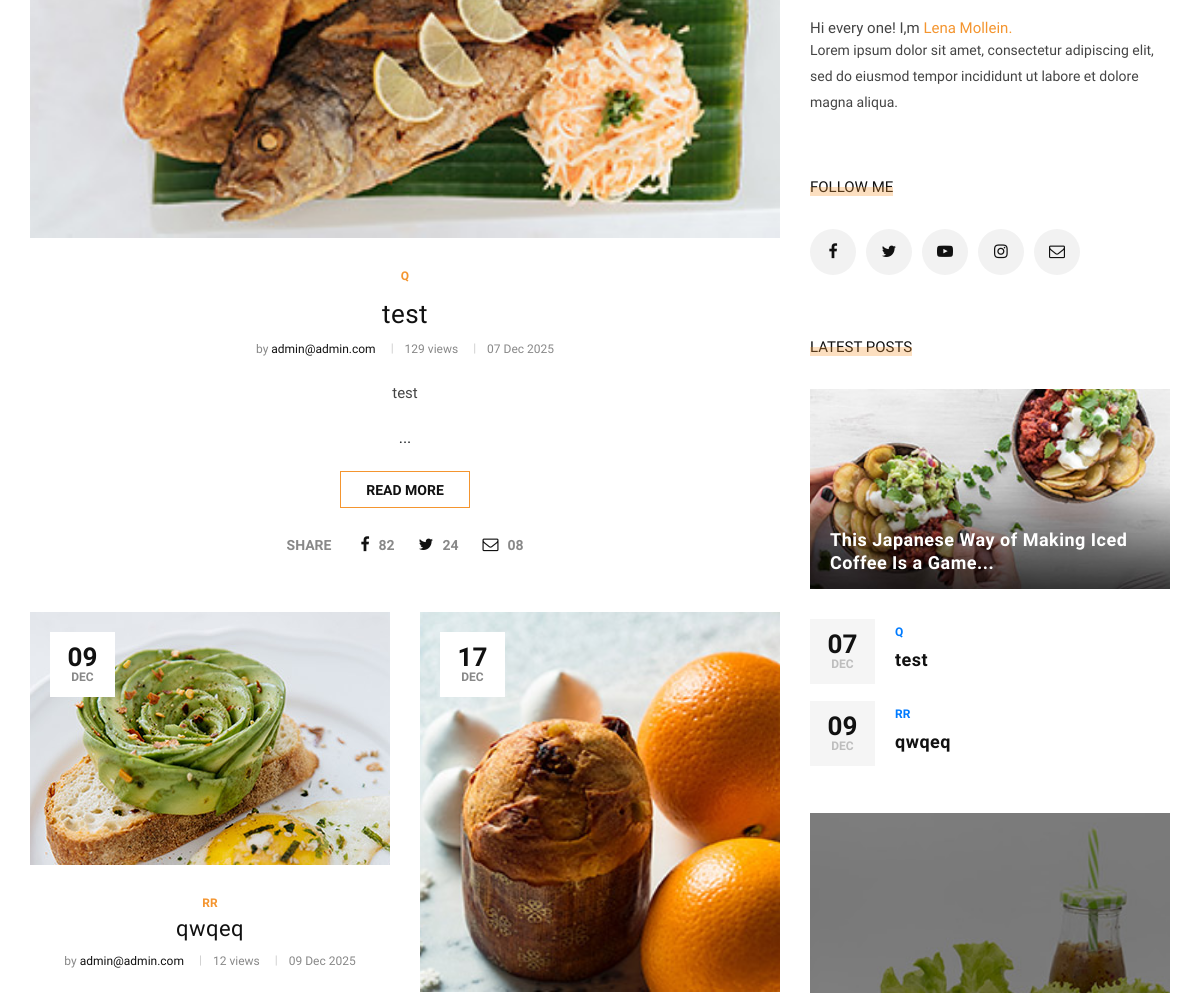
Before: /website/ (middle part) with the older database file.
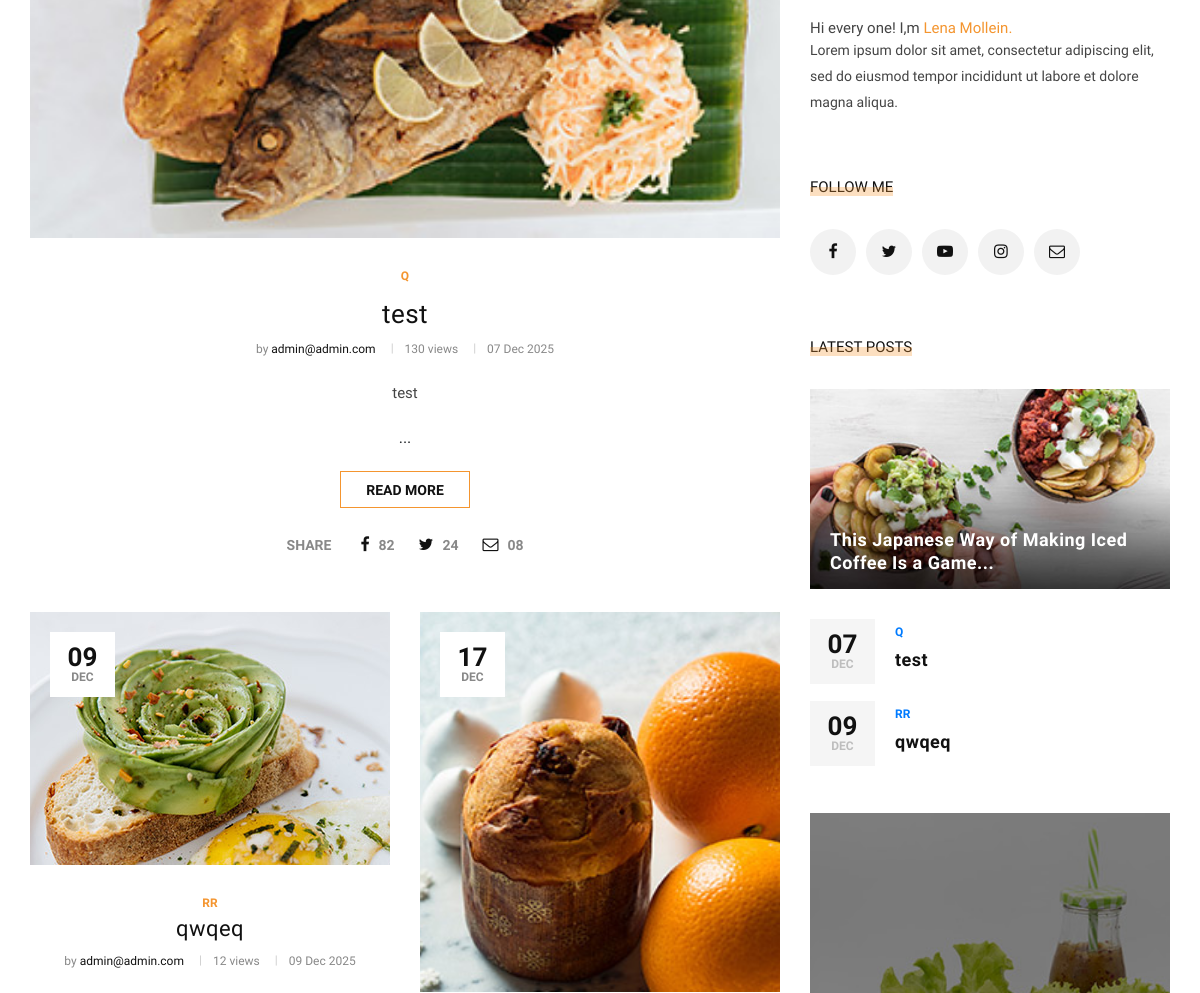
After: the same page with the newer database file.
### blog/models.py (models this page shows, shortened)
class Post(models.Model):
    image = models.ImageField(upload_to="blog/", default="blog/default.jpg")
    author = models.ForeignKey("accounts.Profile", on_delete=models.SET_NULL, null=True)
    title = models.CharField(max_length=255)
    content = models.TextField()
    tags = TaggableManager()
    category = models.ManyToManyField(Category)
    counted_views = models.IntegerField(default=0)
    status = models.BooleanField(default=False)
    login_require = models.BooleanField(default=False)
    published_date = models.DateTimeField(auto_now_add=True)
    created_date = models.DateTimeField(auto_now_add=True)
    updated_date = models.DateTimeField(auto_now=True)
    class Meta:
        ordering = ["id"]

### accounts/models.py (models this page shows, shortened)
class Profile(models.Model):
    user = models.ForeignKey(User, on_delete=models.CASCADE)
    first_name = models.CharField(max_length=250)
    last_name = models.CharField(max_length=250)
    image = models.ImageField(upload_to="profile_images/", blank=True, null=True)
    description = models.TextField()
    created_date = models.DateTimeField(auto_now_add=True)
    updated_date = models.DateTimeField(auto_now=True)
    def __str__(self):
        return self.user.email

class User(AbstractBaseUser, PermissionsMixin):
    email = models.EmailField(max_length=255, unique=True)
    is_staff = models.BooleanField(default=False)
    is_active = models.BooleanField(default=True)
    is_superuser = models.BooleanField(default=False)
    is_verified = models.BooleanField(default=False)
    created_date = models.DateTimeField(auto_now_add=True)
    updated_date = models.DateTimeField(auto_now=True)
    USERNAME_FIELD = "email"
    REQUIRED_FIELDS = []
    objects = UserManager()

### website/views.py (the view)
# urls.py: path("", IndexView.as_view(), name="index"),
class IndexView(TemplateView):
    template_name = "website/index2.html"

### blog/models.py (called while the page is built)
    def __str__(self):
        return self.name

### blog/templatetags/blog_tags.py (called while the page is built)
@register.inclusion_tag("blog/blog_latestposts.html")
def latestposts():
    posts = Post.objects.filter(published_date__lte=timezone.now(), status=1).order_by(
        "published_date"
    )[:2]
    return {"posts": posts}

@register.inclusion_tag("blog/blog_postcategories.html")
def postcategories():
    posts = Post.objects.filter(published_date__lte=timezone.now(), status=1)
    categories = Category.objects.all()
    cat_dict = {}
    for name in categories:
        cat_dict[name] = posts.filter(category=name).count()
    return {"categories": cat_dict}

### website/templatetags/website_tags.py (called while the page is built)
@register.filter
def snippet(value, arg):
    return value[:arg]

@register.inclusion_tag("website/website-latestposts.html")
def latestposts2():
    posts = Post.objects.filter(published_date__lte=timezone.now(), status=1).order_by(
        "published_date"
    )[:6]
    return {"posts": posts}

### templates/website/index2.html (shortened to what this page needs)
{% extends 'base2.html' %}
{% load static %}
{% load website_tags %}
{% load blog_tags %}
{% block content %}
    <section class="categories spad">
        <div class="categories__post">
            <div class="container">
                <div class="row">
                    <div class="col-lg-8 col-md-8">
                        {% latestposts2 %}
                    </div>
                    <div class="col-lg-4 col-md-4">
                        <div class="sidebar__item">
                            {%include 'blog/blog_writer.html'%}
                            <div class="sidebar__follow__item">
                                <div class="sidebar__item__title">
                                    <h6>Follow me</h6>
                                </div>
                                <div class="sidebar__item__follow__links">
                                    <a href="#"><i class="fa fa-facebook"></i></a>
                                    <a href="#"><i class="fa fa-twitter"></i></a>
                                    <a href="#"><i class="fa fa-youtube-play"></i></a>
                                    <a href="#"><i class="fa fa-instagram"></i></a>
                                    <a href="#"><i class="fa fa-envelope-o"></i></a>
                                </div>
                            </div>
                            {% latestposts %}
                            <div class="sidebar__item__banner">
                                <img src="{% static "template2/img/sidebar/banner.jpg" %}" alt="">
                            </div>
                        </div>
                    </div>
                </div>
            </div>
        </div>
    </section>
{% endblock %}

### templates/website/website-latestposts.html (shortened to what this page needs)
{% load static %}
{% load website_tags %}
{% if posts.0 %}
<div class="categories__post__item categories__post__item--large">
    <div class="categories__post__item__pic set-bg"
        data-setbg="{{posts.0.image.url}}">
    </div>
    <div class="categories__post__item__text">
        <ul class="post__label--large">
            {% for cat in posts.0.category.all %}
            <li>
                {{cat.name}}
            </li>
            {% endfor %}
        </ul>
        <h3><a href="{% url "blog:blog_single" pid=posts.0.id %}">{{posts.0.title}}</a></h3>
        <ul class="post__widget">
            <li>by <span>{{posts.0.author}}</span></li>
            <li>{{posts.0.counted_views}} views</li>
            <li>{{posts.0.published_date|date:'d M Y'}}</li>
        </ul>
        <p>{{posts.0.content|snippet:100|safe}} ...</p>
        <a href="{% url "blog:blog_single" pid=posts.0.id %}" class="primary-btn">Read more</a>
        <div class="post__social">
            <span>Share</span>
            <a href="#"><i class="fa fa-facebook"></i> <span>82</span></a>
            <a href="#"><i class="fa fa-twitter"></i> <span>24</span></a>
            <a href="#"><i class="fa fa-envelope-o"></i> <span>08</span></a>
        </div>
    </div>
</div>
{% endif %}
<div class="row">
    <div class="col-lg-6 col-md-6 col-sm-6">
        {% if posts.1 %}
        <div class="categories__post__item">
            <div class="categories__post__item__pic small__item set-bg"
                data-setbg={{posts.1.image.url}}>
                <div class="post__meta">
                    <h4>{{posts.1.published_date|date:'d'}}</h4>
                    <span>{{posts.1.published_date|date:'M'}}</span>
                </div>
            </div>
            <div class="categories__post__item__text">
                <ul class="post__label--large">
                    {% for cat in posts.1.category.all %}
                    <li>
                        {{cat.name}}
                    </li>
                    {% endfor %}
                </ul>
                <h3><a href="{% url "blog:blog_single" pid=posts.1.id %}">{{posts.1.title}}</a></h3>
                <ul class="post__widget">
                    <li>by <span>{{posts.1.author}}</span></li>
                    <li>{{posts.1.counted_views}} views</li>
                    <li>{{posts.1.published_date|date:'d M Y'}}</li>
                </ul>
            </div>
        </div>
        {% endif %}
    </div>
    <div class="col-lg-6 col-md-6 col-sm-6">
        {% if posts.3 %}
        <div class="categories__post__item">
            <div class="categories__post__item__pic smaller__large set-bg"
                data-setbg={{posts.3.image.url}}>
                <div class="post__meta">
                    <h4>{{posts.3.published_date|date:'d'}}</h4>
                    <span>{{posts.3.published_date|date:'M'}}</span>
                </div>
            </div>
        </div>
        {% endif %}
    </div>
</div>

### templates/blog/blog_latestposts.html (shortened to what this page needs)
{% load static %}
<div class="sidebar__feature__item">
    <div class="sidebar__item__title">
        <h6>Latest Posts</h6>
    </div>
    <div class="sidebar__feature__item__large set-bg"
        data-setbg="{% static "template2/img/sidebar/feature-post.jpg" %}">
        <div class="sidebar__feature__item__large--text">
            <h5><a href="#">This Japanese Way of Making Iced Coffee Is a Game...</a>
            </h5>
        </div>
    </div>
    <div class="sidebar__feature__item__list">
        {% for post in posts %}
        <div class="sidebar__feature__item__list__single">
            <div class="post__meta">
                <h4>{{post.published_date|date:'d'}}</h4>
                <span>{{post.published_date|date:'M'}}</span>
            </div>
            <div class="post__text">
                <span>
                    {% for cat in post.category.all %}
                    <a href="{% url "blog:category" cat_name=cat.name %}">{{cat.name}} {%if not forloop.last%} , {%endif%}</a>
                    {% endfor %}
                </span>
                <h5><a href="{% url "blog:blog_single" pid=post.id %}">{{post.title}}</a></h5>
            </div>
        </div>
        {% endfor %}
    </div>
</div>

Changed rows visible on the page:
changed Post "test": counted_views "129" → "130"
